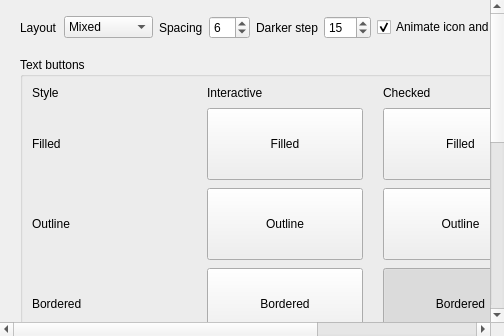
<?xml version="1.0" encoding="utf-8"?>
<ui version="4.0">
 <class>ButtonsPage</class>
 <widget class="QWidget" name="ButtonsPage">
  <layout class="QVBoxLayout" name="buttonsPageLayout">
   <property name="leftMargin">
    <number>0</number>
   </property>
   <property name="topMargin">
    <number>0</number>
   </property>
   <property name="rightMargin">
    <number>0</number>
   </property>
   <property name="bottomMargin">
    <number>0</number>
   </property>
   <item>
    <widget class="QScrollArea" name="buttonsScrollArea">
     <property name="frameShape">
      <enum>QFrame::NoFrame</enum>
     </property>
     <property name="widgetResizable">
      <bool>true</bool>
     </property>
     <widget class="QWidget" name="buttonsScrollContent">
      <property name="geometry">
       <rect>
        <x>0</x>
        <y>0</y>
        <width>896</width>
        <height>728</height>
       </rect>
      </property>
      <layout class="QVBoxLayout" name="buttonsContentLayout">
       <property name="spacing">
        <number>18</number>
       </property>
       <property name="leftMargin">
        <number>20</number>
       </property>
       <property name="topMargin">
        <number>16</number>
       </property>
       <property name="rightMargin">
        <number>20</number>
       </property>
       <property name="bottomMargin">
        <number>16</number>
       </property>
       <item>
        <widget class="QWidget" name="controls" native="true">
         <layout class="QHBoxLayout" name="controlsLayout">
          <property name="leftMargin">
           <number>0</number>
          </property>
          <property name="topMargin">
           <number>0</number>
          </property>
          <property name="rightMargin">
           <number>0</number>
          </property>
          <property name="bottomMargin">
           <number>0</number>
          </property>
          <item>
           <widget class="QLabel" name="layoutLabel">
            <property name="text">
             <string>Layout</string>
            </property>
           </widget>
          </item>
          <item>
           <widget class="QComboBox" name="placementCombo">
            <item>
             <property name="text">
              <string>Mixed</string>
             </property>
            </item>
            <item>
             <property name="text">
              <string>Icon first</string>
             </property>
            </item>
            <item>
             <property name="text">
              <string>Text first</string>
             </property>
            </item>
            <item>
             <property name="text">
              <string>Icon above</string>
             </property>
            </item>
            <item>
             <property name="text">
              <string>Icon below</string>
             </property>
            </item>
           </widget>
          </item>
          <item>
           <widget class="QLabel" name="spacingLabel">
            <property name="text">
             <string>Spacing</string>
            </property>
           </widget>
          </item>
          <item>
           <widget class="QSpinBox" name="spacingSpin">
            <property name="maximum">
             <number>32</number>
            </property>
            <property name="value">
             <number>6</number>
            </property>
           </widget>
          </item>
          <item>
           <widget class="QLabel" name="depthLabel">
            <property name="text">
             <string>Darker step</string>
            </property>
           </widget>
          </item>
          <item>
           <widget class="QSpinBox" name="depthSpin">
            <property name="maximum">
             <number>100</number>
            </property>
            <property name="value">
             <number>15</number>
            </property>
           </widget>
          </item>
          <item>
           <widget class="QCheckBox" name="animateContentCheck">
            <property name="text">
             <string>Animate icon and text</string>
            </property>
            <property name="checked">
             <bool>true</bool>
            </property>
           </widget>
          </item>
          <item>
           <widget class="QLabel" name="shapeLabel">
            <property name="text">
             <string>Icon shape</string>
            </property>
           </widget>
          </item>
          <item>
           <widget class="QComboBox" name="shapeCombo">
            <item>
             <property name="text">
              <string>Mixed</string>
             </property>
            </item>
            <item>
             <property name="text">
              <string>Circle</string>
             </property>
            </item>
            <item>
             <property name="text">
              <string>Rounded rectangle</string>
             </property>
            </item>
           </widget>
          </item>
          <item>
           <spacer name="controlsSpacer">
            <property name="orientation">
             <enum>Qt::Horizontal</enum>
            </property>
            <property name="sizeHint" stdset="0">
             <size>
              <width>40</width>
              <height>20</height>
             </size>
            </property>
           </spacer>
          </item>
         </layout>
        </widget>
       </item>
       <item>
        <widget class="QGroupBox" name="textButtonsGroup">
         <property name="title">
          <string>Text buttons</string>
         </property>
         <layout class="QGridLayout" name="textButtonsGrid">
          <property name="horizontalSpacing">
           <number>20</number>
          </property>
          <property name="verticalSpacing">
           <number>8</number>
          </property>
          <item row="0" column="0">
           <widget class="QLabel" name="textStyleHeader">
            <property name="text">
             <string>Style</string>
            </property>
           </widget>
          </item>
          <item row="0" column="1">
           <widget class="QLabel" name="textInteractiveHeader">
            <property name="text">
             <string>Interactive</string>
            </property>
           </widget>
          </item>
          <item row="0" column="2">
           <widget class="QLabel" name="textCheckedHeader">
            <property name="text">
             <string>Checked</string>
            </property>
           </widget>
          </item>
          <item row="0" column="3">
           <widget class="QLabel" name="textDisabledHeader">
            <property name="text">
             <string>Disabled</string>
            </property>
           </widget>
          </item>
          <item row="1" column="0">
           <widget class="QLabel" name="filledLabel">
            <property name="text">
             <string>Filled</string>
            </property>
           </widget>
          </item>
          <item row="1" column="1">
           <widget class="aw::FilledButton" name="filledInteractive">
            <property name="minimumSize">
             <size>
              <width>150</width>
              <height>72</height>
             </size>
            </property>
            <property name="text">
             <string>Filled</string>
            </property>
           </widget>
          </item>
          <item row="1" column="2">
           <widget class="aw::FilledButton" name="filledChecked">
            <property name="minimumSize">
             <size>
              <width>150</width>
              <height>72</height>
             </size>
            </property>
            <property name="text">
             <string>Filled</string>
            </property>
            <property name="checkable">
             <bool>true</bool>
            </property>
           </widget>
          </item>
          <item row="1" column="3">
           <widget class="aw::FilledButton" name="filledDisabled">
            <property name="minimumSize">
             <size>
              <width>150</width>
              <height>72</height>
             </size>
            </property>
            <property name="text">
             <string>Filled</string>
            </property>
            <property name="enabled">
             <bool>false</bool>
            </property>
           </widget>
          </item>
          <item row="2" column="0">
           <widget class="QLabel" name="outlineLabel">
            <property name="text">
             <string>Outline</string>
            </property>
           </widget>
          </item>
          <item row="2" column="1">
           <widget class="aw::OutlineButton" name="outlineInteractive">
            <property name="minimumSize">
             <size>
              <width>150</width>
              <height>72</height>
             </size>
            </property>
            <property name="text">
             <string>Outline</string>
            </property>
           </widget>
          </item>
          <item row="2" column="2">
           <widget class="aw::OutlineButton" name="outlineChecked">
            <property name="minimumSize">
             <size>
              <width>150</width>
              <height>72</height>
             </size>
            </property>
            <property name="text">
             <string>Outline</string>
            </property>
            <property name="checkable">
             <bool>true</bool>
            </property>
           </widget>
          </item>
          <item row="2" column="3">
           <widget class="aw::OutlineButton" name="outlineDisabled">
            <property name="minimumSize">
             <size>
              <width>150</width>
              <height>72</height>
             </size>
            </property>
            <property name="text">
             <string>Outline</string>
            </property>
            <property name="enabled">
             <bool>false</bool>
            </property>
           </widget>
          </item>
          <item row="3" column="0">
           <widget class="QLabel" name="borderedLabel">
            <property name="text">
             <string>Bordered</string>
            </property>
           </widget>
          </item>
          <item row="3" column="1">
           <widget class="aw::BorderedButton" name="borderedInteractive">
            <property name="minimumSize">
             <size>
              <width>150</width>
              <height>72</height>
             </size>
            </property>
            <property name="text">
             <string>Bordered</string>
            </property>
           </widget>
          </item>
          <item row="3" column="2">
           <widget class="aw::BorderedButton" name="borderedChecked">
            <property name="minimumSize">
             <size>
              <width>150</width>
              <height>72</height>
             </size>
            </property>
            <property name="text">
             <string>Bordered</string>
            </property>
            <property name="checkable">
             <bool>true</bool>
            </property>
            <property name="checked">
             <bool>true</bool>
            </property>
           </widget>
          </item>
          <item row="3" column="3">
           <widget class="aw::BorderedButton" name="borderedDisabled">
            <property name="minimumSize">
             <size>
              <width>150</width>
              <height>72</height>
             </size>
            </property>
            <property name="text">
             <string>Bordered</string>
            </property>
            <property name="enabled">
             <bool>false</bool>
            </property>
           </widget>
          </item>
          <item row="4" column="0">
           <widget class="QLabel" name="hoverLabel">
            <property name="text">
             <string>Hover fill</string>
            </property>
           </widget>
          </item>
          <item row="4" column="1">
           <widget class="aw::HoverButton" name="hoverInteractive">
            <property name="minimumSize">
             <size>
              <width>150</width>
              <height>72</height>
             </size>
            </property>
            <property name="text">
             <string>Hover fill</string>
            </property>
           </widget>
          </item>
          <item row="4" column="2">
           <widget class="aw::HoverButton" name="hoverChecked">
            <property name="minimumSize">
             <size>
              <width>150</width>
              <height>72</height>
             </size>
            </property>
            <property name="text">
             <string>Hover fill</string>
            </property>
            <property name="checkable">
             <bool>true</bool>
            </property>
            <property name="checked">
             <bool>true</bool>
            </property>
           </widget>
          </item>
          <item row="4" column="3">
           <widget class="aw::HoverButton" name="hoverDisabled">
            <property name="minimumSize">
             <size>
              <width>150</width>
              <height>72</height>
             </size>
            </property>
            <property name="text">
             <string>Hover fill</string>
            </property>
            <property name="enabled">
             <bool>false</bool>
            </property>
           </widget>
          </item>
         </layout>
        </widget>
       </item>
       <item>
        <widget class="QGroupBox" name="iconButtonsGroup">
         <property name="title">
          <string>Icon buttons</string>
         </property>
         <layout class="QGridLayout" name="iconButtonsGrid">
          <property name="horizontalSpacing">
           <number>20</number>
          </property>
          <property name="verticalSpacing">
           <number>8</number>
          </property>
          <item row="0" column="4">
           <spacer name="iconButtonsGridSpacer">
            <property name="orientation">
             <enum>Qt::Horizontal</enum>
            </property>
            <property name="sizeHint" stdset="0">
             <size>
              <width>40</width>
              <height>20</height>
             </size>
            </property>
           </spacer>
          </item>
          <item row="0" column="0">
           <widget class="QLabel" name="iconStyleHeader">
            <property name="text">
             <string>Style</string>
            </property>
           </widget>
          </item>
          <item row="0" column="1">
           <widget class="QLabel" name="iconInteractiveHeader">
            <property name="text">
             <string>Interactive</string>
            </property>
           </widget>
          </item>
          <item row="0" column="2">
           <widget class="QLabel" name="iconCheckedHeader">
            <property name="text">
             <string>Checked</string>
            </property>
           </widget>
          </item>
          <item row="0" column="3">
           <widget class="QLabel" name="iconDisabledHeader">
            <property name="text">
             <string>Disabled</string>
            </property>
           </widget>
          </item>
          <item row="1" column="0">
           <widget class="QLabel" name="filledIconLabel">
            <property name="text">
             <string>Filled</string>
            </property>
           </widget>
          </item>
          <item row="1" column="1">
           <widget class="aw::FilledIconButton" name="filledIconInteractive">
            <property name="minimumSize">
             <size>
              <width>44</width>
              <height>44</height>
             </size>
            </property>
            <property name="maximumSize">
             <size>
              <width>44</width>
              <height>44</height>
             </size>
            </property>
           </widget>
          </item>
          <item row="1" column="2">
           <widget class="aw::FilledIconButton" name="filledIconChecked">
            <property name="minimumSize">
             <size>
              <width>44</width>
              <height>44</height>
             </size>
            </property>
            <property name="maximumSize">
             <size>
              <width>44</width>
              <height>44</height>
             </size>
            </property>
            <property name="checkable">
             <bool>true</bool>
            </property>
           </widget>
          </item>
          <item row="1" column="3">
           <widget class="aw::FilledIconButton" name="filledIconDisabled">
            <property name="minimumSize">
             <size>
              <width>44</width>
              <height>44</height>
             </size>
            </property>
            <property name="maximumSize">
             <size>
              <width>44</width>
              <height>44</height>
             </size>
            </property>
            <property name="enabled">
             <bool>false</bool>
            </property>
           </widget>
          </item>
          <item row="2" column="0">
           <widget class="QLabel" name="outlineIconLabel">
            <property name="text">
             <string>Outline</string>
            </property>
           </widget>
          </item>
          <item row="2" column="1">
           <widget class="aw::OutlineIconButton" name="outlineIconInteractive">
            <property name="minimumSize">
             <size>
              <width>44</width>
              <height>44</height>
             </size>
            </property>
            <property name="maximumSize">
             <size>
              <width>44</width>
              <height>44</height>
             </size>
            </property>
           </widget>
          </item>
          <item row="2" column="2">
           <widget class="aw::OutlineIconButton" name="outlineIconChecked">
            <property name="minimumSize">
             <size>
              <width>44</width>
              <height>44</height>
             </size>
            </property>
            <property name="maximumSize">
             <size>
              <width>44</width>
              <height>44</height>
             </size>
            </property>
            <property name="checkable">
             <bool>true</bool>
            </property>
           </widget>
          </item>
          <item row="2" column="3">
           <widget class="aw::OutlineIconButton" name="outlineIconDisabled">
            <property name="minimumSize">
             <size>
              <width>44</width>
              <height>44</height>
             </size>
            </property>
            <property name="maximumSize">
             <size>
              <width>44</width>
              <height>44</height>
             </size>
            </property>
            <property name="enabled">
             <bool>false</bool>
            </property>
           </widget>
          </item>
          <item row="3" column="0">
           <widget class="QLabel" name="borderedIconLabel">
            <property name="text">
             <string>Bordered</string>
            </property>
           </widget>
          </item>
          <item row="3" column="1">
           <widget class="aw::BorderedIconButton" name="borderedIconInteractive">
            <property name="minimumSize">
             <size>
              <width>44</width>
              <height>44</height>
             </size>
            </property>
            <property name="maximumSize">
             <size>
              <width>44</width>
              <height>44</height>
             </size>
            </property>
           </widget>
          </item>
          <item row="3" column="2">
           <widget class="aw::BorderedIconButton" name="borderedIconChecked">
            <property name="minimumSize">
             <size>
              <width>44</width>
              <height>44</height>
             </size>
            </property>
            <property name="maximumSize">
             <size>
              <width>44</width>
              <height>44</height>
             </size>
            </property>
            <property name="checkable">
             <bool>true</bool>
            </property>
            <property name="checked">
             <bool>true</bool>
            </property>
           </widget>
          </item>
          <item row="3" column="3">
           <widget class="aw::BorderedIconButton" name="borderedIconDisabled">
            <property name="minimumSize">
             <size>
              <width>44</width>
              <height>44</height>
             </size>
            </property>
            <property name="maximumSize">
             <size>
              <width>44</width>
              <height>44</height>
             </size>
            </property>
            <property name="enabled">
             <bool>false</bool>
            </property>
           </widget>
          </item>
          <item row="4" column="0">
           <widget class="QLabel" name="hoverIconLabel">
            <property name="text">
             <string>Hover fill</string>
            </property>
           </widget>
          </item>
          <item row="4" column="1">
           <widget class="aw::HoverIconButton" name="hoverIconInteractive">
            <property name="minimumSize">
             <size>
              <width>44</width>
              <height>44</height>
             </size>
            </property>
            <property name="maximumSize">
             <size>
              <width>44</width>
              <height>44</height>
             </size>
            </property>
           </widget>
          </item>
          <item row="4" column="2">
           <widget class="aw::HoverIconButton" name="hoverIconChecked">
            <property name="minimumSize">
             <size>
              <width>44</width>
              <height>44</height>
             </size>
            </property>
            <property name="maximumSize">
             <size>
              <width>44</width>
              <height>44</height>
             </size>
            </property>
            <property name="checkable">
             <bool>true</bool>
            </property>
            <property name="checked">
             <bool>true</bool>
            </property>
           </widget>
          </item>
          <item row="4" column="3">
           <widget class="aw::HoverIconButton" name="hoverIconDisabled">
            <property name="minimumSize">
             <size>
              <width>44</width>
              <height>44</height>
             </size>
            </property>
            <property name="maximumSize">
             <size>
              <width>44</width>
              <height>44</height>
             </size>
            </property>
            <property name="enabled">
             <bool>false</bool>
            </property>
           </widget>
          </item>
         </layout>
        </widget>
       </item>
       <item>
        <spacer name="contentSpacer">
         <property name="orientation">
          <enum>Qt::Vertical</enum>
         </property>
         <property name="sizeHint" stdset="0">
          <size>
           <width>20</width>
           <height>40</height>
          </size>
         </property>
        </spacer>
       </item>
      </layout>
     </widget>
    </widget>
   </item>
  </layout>
 </widget>
 <customwidgets>
  <customwidget>
   <class>aw::FilledButton</class>
   <extends>QPushButton</extends>
   <header>animatedwidgets/buttons/filledbutton.h</header>
  </customwidget>
  <customwidget>
   <class>aw::OutlineButton</class>
   <extends>QPushButton</extends>
   <header>animatedwidgets/buttons/outlinebutton.h</header>
  </customwidget>
  <customwidget>
   <class>aw::BorderedButton</class>
   <extends>QPushButton</extends>
   <header>animatedwidgets/buttons/borderedbutton.h</header>
  </customwidget>
  <customwidget>
   <class>aw::HoverButton</class>
   <extends>QPushButton</extends>
   <header>animatedwidgets/buttons/hoverbutton.h</header>
  </customwidget>
  <customwidget>
   <class>aw::FilledIconButton</class>
   <extends>QPushButton</extends>
   <header>animatedwidgets/buttons/fillediconbutton.h</header>
  </customwidget>
  <customwidget>
   <class>aw::OutlineIconButton</class>
   <extends>QPushButton</extends>
   <header>animatedwidgets/buttons/outlineiconbutton.h</header>
  </customwidget>
  <customwidget>
   <class>aw::BorderedIconButton</class>
   <extends>QPushButton</extends>
   <header>animatedwidgets/buttons/borderediconbutton.h</header>
  </customwidget>
  <customwidget>
   <class>aw::HoverIconButton</class>
   <extends>QPushButton</extends>
   <header>animatedwidgets/buttons/hovericonbutton.h</header>
  </customwidget>
 </customwidgets>
 <connections />
</ui>
